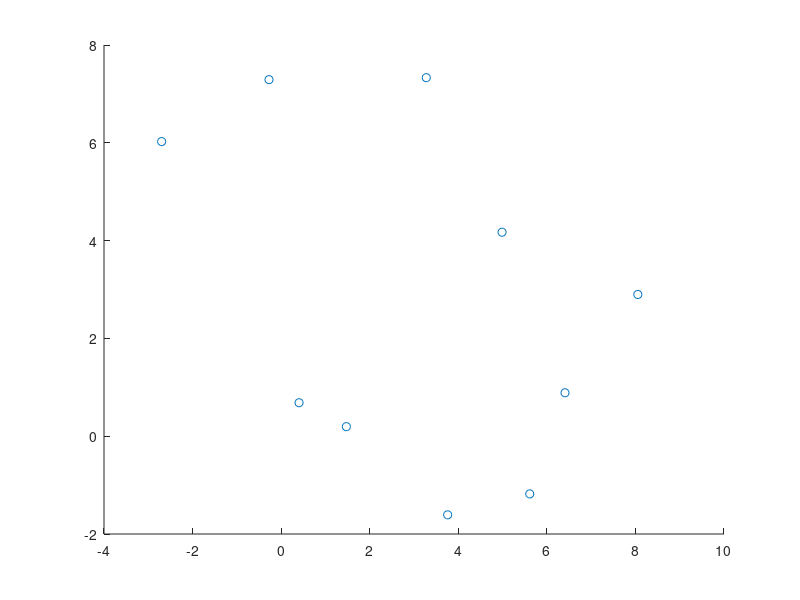

The MATLAB script that drew this image: (Note: this script raises an error after producing the figure.)
%Example code using robot movement and landmark measurements to localize
%robot

%% Create some landmarks and intialize robot location

NL = 10;
landmarks = [ randn(NL,1)*3 + 3,randn(NL,1)*3 + 3] ;


location_init = randn(1,2);
location_goal = randn(1,2) + [3,3];
location_true = location_init;

% are measurements noise
dist_noise = 0.2;
bear_noise = 0.005;


%% Now create particles and bootstrap

NP = 50;
SigmaP = 2; %particle covariance
bw = 1; %bandwidth
epochs = 50; %how many times to run it
scale = 100;
res_thresh = 0.8;
shift = 0.5;

%create some damn particles
particles_init = randn(NP,2)*SigmaP + repmat(location_true,NP,1);


figure
%loop through however many timesteps we're doing
for tt = 1:epochs
    %what are the current particles
    particles = particles_init;
    
    %update location
    stepmove = (location_goal - location_init);
    location_true = location_init + (stepmove * (tt/epochs) );
    rloc = location_true; %robot location
    
    %get measurements to landmarks from robot location
    r_measure = []; %for measurements
    for ll = 1:NL
        lloc = landmarks(ll,:);
        %get distance and angle to it
        step = lloc - rloc;
        dist = norm(step) + randn(1)*dist_noise;
        angle = atan2(step(2),step(1)) + randn(1)*bear_noise;
        r_measure(ll,:) = [dist,angle];
    end
    
    %Get measurements from all particles to all landmarks
    particle_weights = [];
    for pp = 1:NP
        ploc = particles(pp,:); %particle location
        p_measure = [];
        for ll = 1:NL
            lloc = landmarks(ll,:);
            %get distance and angle to it
            step = lloc - ploc;
            dist = norm(step) + randn(1)*dist_noise;
            angle = atan2(step(2),step(1)) + randn(1)*bear_noise;
            p_measure(ll,:) = [dist,angle];
        end
        
        %compute particle weight
        error = sum(mean(abs(r_measure-p_measure)));
        w = exp(-(bw*error)^2); %radial basis error
        particle_weights(pp,:) = w; %save particle weights
    end
    %make weights sum to one
    particle_weights = particle_weights./sum(particle_weights);
    
    %RESAMPLE STEP (THERE ARE LOTS OF WAY TO DO THIS)
    %get the best estimate
    [best_weight,idn] = max(particle_weights);
    best_estimate = particles(idn,:);
    %get ratio from best and decide if we resample
    ratio_import = particle_weights ./ best_weight;
    keep_particles = ratio_import > res_thresh;
    
    %decide on new variance
    sigma_res = (1 - (1/best_weight)) + shift;
    particles_new = randn(NP,2)*sigma_res + repmat(best_estimate,NP,1);
    for pp = 1:NP
       %decide if we keep or not
       if(keep_particles(pp))
            particles_init(pp,:) = particles(pp,:);
       else
            particles_init(pp,:) = particles_new(pp,:);
       end
    end
    
    
    % HASHTAG PLOTZ
    clf
    scatter(landmarks(:,1),landmarks(:,2),'kx')
    hold on
    scatter(particles(:,1),particles(:,2),particle_weights*scale,'bo')
    hold on
    scatter(location_true(:,1),location_true(:,2),'r+')
    hold on
    scatter(location_goal(:,1),location_goal(:,2),'c+')
    hold on
    scatter(best_estimate(:,1),best_estimate(:,2),'go')
    hold off
    legend('landmarks','particles','robot','goal','best est')
    pause(0.5);
    
end
